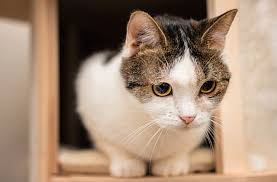
#> input picture TeachCode代码教学区/CH5_边缘特征与连通域检索/cat.png, 277 x 182 px
$ python CH5.3_rotation_v2.py
#> lines starting #> are read from the running program, lines starting #| are printed output that depends on the picture

import numpy as np
import cv2
from math import cos,sin,radians
from matplotlib import pyplot as plt

img = cv2.imread('cat.png')
#> img is the input picture: shape (182, 277, 3); mean B, G, R 117.6, 138.1, 163.3

height, width, channel = img.shape
#> height = 182; width = 277; channel = 3

theta = 45

def getRotationMatrix2D(theta, cx=0, cy=0):
    # 角度值转换为弧度值
    theta = radians(theta)

    M = np.float32([
        [cos(theta), -sin(theta), (1-cos(theta))*cx + sin(theta)*cy],
        [sin(theta), cos(theta), -sin(theta)*cx + (1-cos(theta))*cy]])
    return M


# 求得图片中心点， 作为旋转的轴心
cx = int(width / 2)
#> cx = 138
cy = int(height / 2)
#> cy = 91

# 进行2D 仿射变换
# 围绕原点 顺时针旋转30度
M = getRotationMatrix2D(30, cx=cx, cy=cy)
rotated_30 = cv2.warpAffine(img, M, (width, height))
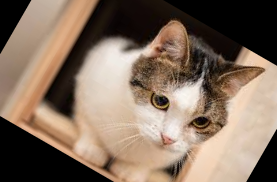
#> rotated_30: shape (182, 277, 3); mean B, G, R 95.2, 111.5, 131.6

# 围绕原点 顺时针旋转30度
M = getRotationMatrix2D(45, cx=cx, cy=cy)
rotated_45 = cv2.warpAffine(img, M, (width, height))
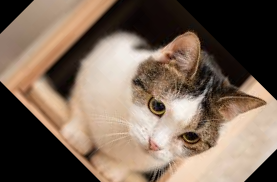
#> rotated_45: shape (182, 277, 3); mean B, G, R 88.7, 104, 123

# 围绕原点 顺时针旋转30度
M = getRotationMatrix2D(60, cx=cx, cy=cy)
rotated_60 = cv2.warpAffine(img, M, (width, height))
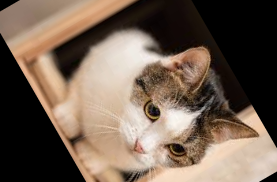
#> rotated_60: shape (182, 277, 3); mean B, G, R 82.5, 96.9, 114.9


plt.subplot(221)
plt.title("Src Image")
plt.imshow(img[:,:,::-1])


plt.subplot(222)
plt.title("Rotated 30 Degree")
plt.imshow(rotated_30[:,:,::-1])


plt.subplot(223)
plt.title("Rotated 45 Degree")
plt.imshow(rotated_45[:,:,::-1])

plt.subplot(224)
plt.title("Rotated 60 Degree")
plt.imshow(rotated_60[:,:,::-1])

plt.show()
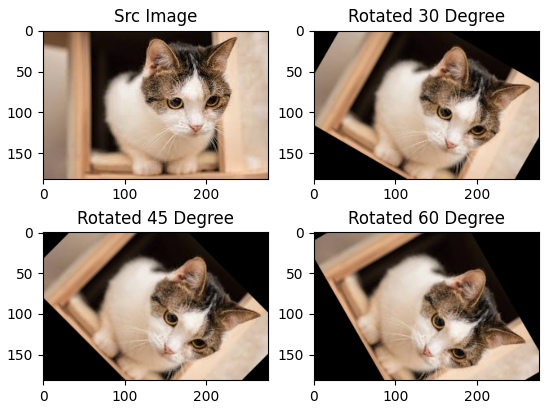
#> figure drawn by matplotlib, 4 panels
